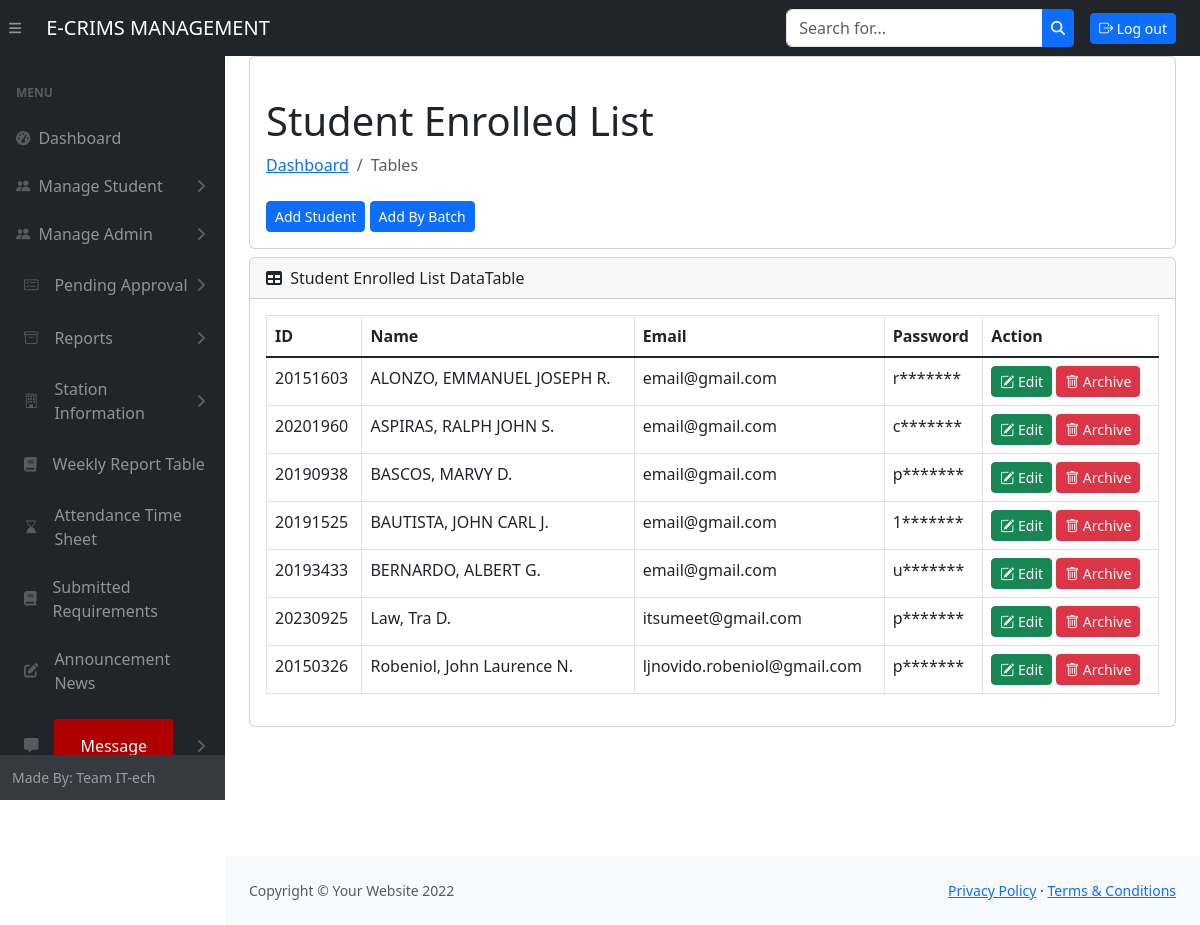
The page /admin/student_enrolled.php (signed in) on the database its author committed.
### tables this page shows
CREATE TABLE `student_enroll` (
  `id` int(10) NOT NULL,
  `last_name` varchar(50) NOT NULL,
  `first_name` varchar(50) NOT NULL,
  `middle_name` varchar(50) NOT NULL,
  `suffix_name` varchar(10) NOT NULL,
  `email` varchar(250) NOT NULL,
  `password` varchar(50) NOT NULL,
  `status` varchar(11) NOT NULL,
  `time_date` datetime NOT NULL DEFAULT current_timestamp()
);

### admin/student_enrolled.php (the view, shortened to what this page needs)
<!DOCTYPE html>
<html lang="en">
<head>
    <?php include 'head.php' ?>
</head>
<body class="sb-nav-fixed">
    <?php include 'header.php' ?>
    <div id="layoutSidenav">
        <?php include 'nav.php' ?>
        <div id="layoutSidenav_content">
            <div id="layoutAuthentication">
                <div id="layoutAuthentication_content">
                    <main>
                        <div class="container-fluid px-4">
                            <div class="card bg-white mb-2">
                                <div class="card-body">
                                    <div class="align-self-center">
                                        <h1 class="mt-4">Student Enrolled List</h1>
                                        <ol class="breadcrumb mb-4">
                                            <li class="breadcrumb-item"><a href="index.php">Dashboard</a></li>
                                            <li class="breadcrumb-item active">Tables</li>
                                        </ol>
                                        <div class="col-lg-5 col-md-6">
                                            <button type="button" class="btn btn-primary btn-sm" data-toggle="modal" data-target="#addModal" data-whatever="Team Leader">Add Student</button>
                                            <button type="button" class="btn btn-primary btn-sm" data-toggle="modal" data-target="#addBatch" data-whatever="Team Leader">Add By Batch</button>
                                        </div>
                                    </div>
                                </div>
                            </div>
                            <div class="card mb-4">
                                <div class="card-header">
                                    <i class="fas fa-table me-1"></i>
                                    Student Enrolled List DataTable
                                </div>
                                <div class="card-body">
                                    <div class="table-responsive">
                                        <table id="datatablesSimple" class="table table-bordered">
                                            <thead>
                                                <tr>
                                                    <th class="cell">ID</th>
                                                    <th class="cell">Name</th>
                                                    <th class="cell">Email</th>
                                                    <th class="cell">Password</th>
                                                    <th class="text-right">Action</th>
                                                </tr>
                                            </thead>
                                            <tbody>
                                                <?php
                                                include 'db_connect.php';
                                                    ?>
                                                        <?php
                                                        $sql = "SELECT * FROM student_enroll WHERE status !='1' ORDER BY last_name ASC";
                                                        $result = $mysqli->query($sql);
                                                        function maskString($string, $numVisibleChars = 1, $maskChar = '*') {
                                                            $visibleChars = substr($string, 0, $numVisibleChars);
                                                            $maskedChars = str_repeat($maskChar, strlen($string) - $numVisibleChars);
                                                            return $visibleChars . $maskedChars;
                                                        }
                                                        while ($row = $result->fetch_assoc()) {
                                                            $encryptedString = maskString($row['password'], 1, '*');
                                                        ?>
                                                            <tr>
                                                                <td><?php echo $row['id']; ?></td>
                                                                <td><?php echo $row['last_name'] . ", " . $row['first_name'] . " " . $row['middle_name'] . " " . $row['suffix_name']; ?></td>
                                                                <td><?php echo $row['email']; ?></td>
                                                                <td><?php echo $encryptedString; ?></td>
                                                                <td class='text-right'>
                                                                    <a href='#edit_<?php echo $row['id']; ?>' class='btn btn-success btn-sm' data-bs-toggle='modal'><i class='bi bi-pencil-square'></i> Edit</a>
                                                                    <a href='#archive_<?php echo $row['id']; ?>' class='btn btn-danger btn-sm' data-bs-toggle='modal'><i class='bi bi-trash'></i> Archive</a>
                                                                </td>
                                                            </tr>
                                                        <?php
                                                        }
                                                        ?>
                                            </tbody>
                                        </table>
                                    </div>
                                </div>
                            </div>
                        </div>
                    </main>
                </div>
            </div>
            <?php include 'footer.php' ?>
        </div>
    </div>
    <?php include 'script.php' ?>
</body>
</html>

### css/all.css (style rules this page uses)
.fa-table:before { content: "\f0ce"; }

### rows shown on the page
student_enroll: id "20151603", last_name "ALONZO", first_name "EMMANUEL JOSEPH", middle_name "R.", email "email@gmail.com", password "r*******"
student_enroll: id "20201960", last_name "ASPIRAS", first_name "RALPH JOHN", middle_name "S.", email "email@gmail.com", password "c*******"
student_enroll: id "20190938", last_name "BASCOS", first_name "MARVY", middle_name "D.", email "email@gmail.com", password "p*******"
student_enroll: id "20191525", last_name "BAUTISTA", first_name "JOHN CARL", middle_name "J.", email "email@gmail.com", password "1*******"
student_enroll: id "20193433", last_name "BERNARDO", first_name "ALBERT", middle_name "G.", email "email@gmail.com", password "u*******"
student_enroll: id "20230925", last_name "Law", first_name "Tra", middle_name "D.", email "itsumeet@gmail.com", password "p*******"
student_enroll: id "20150326", last_name "Robeniol", first_name "John Laurence", middle_name "N.", email "ljnovido.robeniol@gmail.com", password "p*******"
